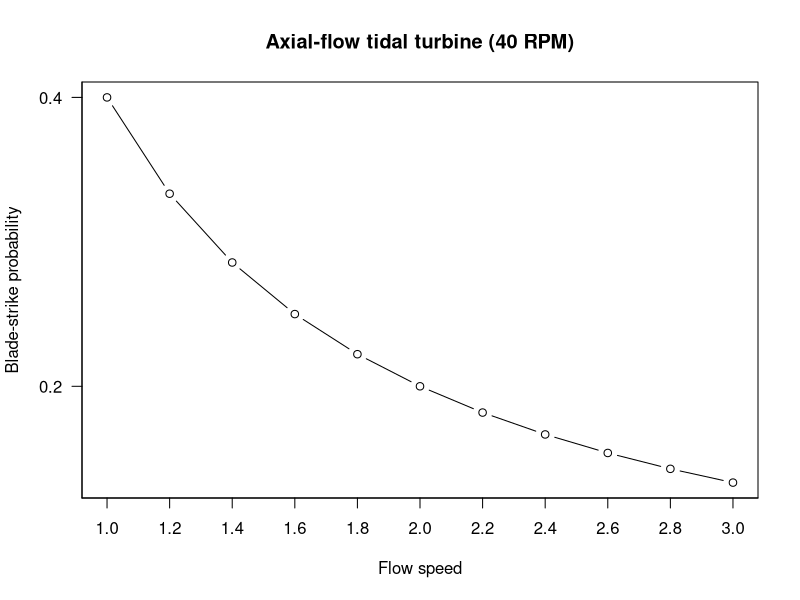
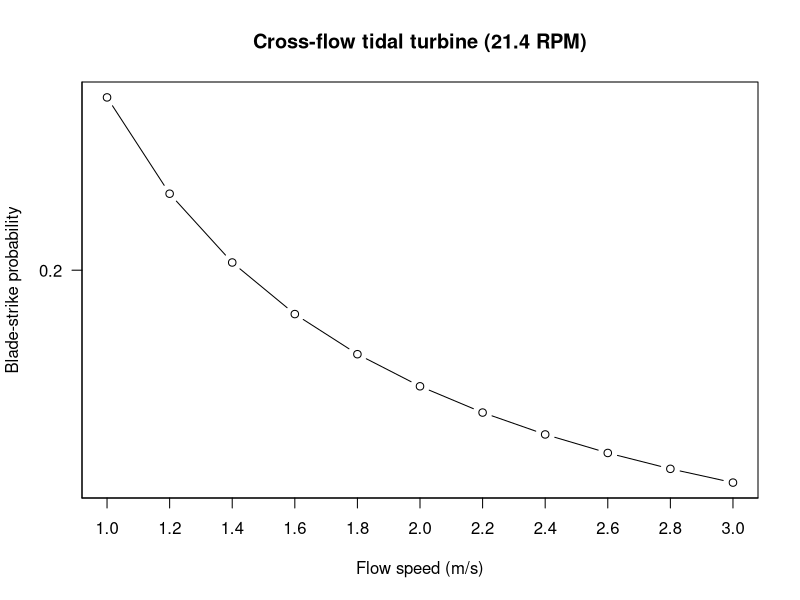

Generate these figures, in order, with R:
#### Blade-strike probability from Romero-Gomez & Richmond, 2014
#### November 2022

# Variables for axial-flow

n_blades <- 3
fish_length <- 0.2
rotation_rps_axial <- 40/60
flow_speed <- seq(from = 1, to = 3.0, by = 0.2)

# Axial-flow probabilities

strike_probs <- vector()
for (i in 1:length(flow_speed)) {
  strike_probs[i] <- (n_blades*rotation_rps_axial*fish_length)/flow_speed[i]
  # strike_probs[i] <- strike_probs[i]*100
}

plot(flow_speed, strike_probs, type = "b", xlab = "Flow speed", ylab = "Blade-strike probability", 
     main = "Axial-flow tidal turbine (40 RPM)", xaxt = "n", yaxt = "n")
axis(1, at = seq(0, 3.2, by = 0.2), las = 1)
axis(2, at = seq(0, 2.2, by = 0.2), las = 1)

# Variables for cross-flow

n_blades <- 4
fish_length <- 0.2
rotation_rps_cross_avg <- 21.4/60
rotation_rps_cross_max <- 40/60
flow_speed_avg <- seq(from = 1, to = 3.0, by = 0.2)
# flow_speed_max <- seq(from = 0.6, to = 3.0, by = 0.2)

# Cross-flow probabilities

strike_probs_avg <- vector()
for (i in 1:length(flow_speed)) {
  strike_probs_avg[i] <- (n_blades*rotation_rps_cross_avg*fish_length)/flow_speed_avg[i]
  # strike_probs_avg[i] <- strike_probs_avg[i]*100
}

# strike_probs_max <- vector()
# for (i in 1:length(flow_speed)) {
#   strike_probs_max[i] <- (n_blades*rotation_rps_cross_max*fish_length)/flow_speed_max[i]
#   # strike_probs_max[i] <- strike_probs_max[i]*100
# }

plot(flow_speed, strike_probs_avg, type = "b", xlab = "Flow speed (m/s)", ylab = "Blade-strike probability", 
     main = "Cross-flow tidal turbine (21.4 RPM)", xaxt = "n", yaxt = "n")
axis(1, at = seq(0, 3.2, by = 0.2), las = 1)
axis(2, at = seq(0, 2, by = 0.2), las = 1)

# plot(flow_speed, strike_probs_max, type = "b", xlab = "Flow speed (m/s)", ylab = "Blade-strike probability", 
#      main = "Cross-flow tidal turbine (40 RPM)", xaxt = "n", yaxt = "n")
# axis(1, at = seq(0, 3.2, by = 0.2), las = 1)
# axis(2, at = seq(0, 3, by = 0.2), las = 1)
